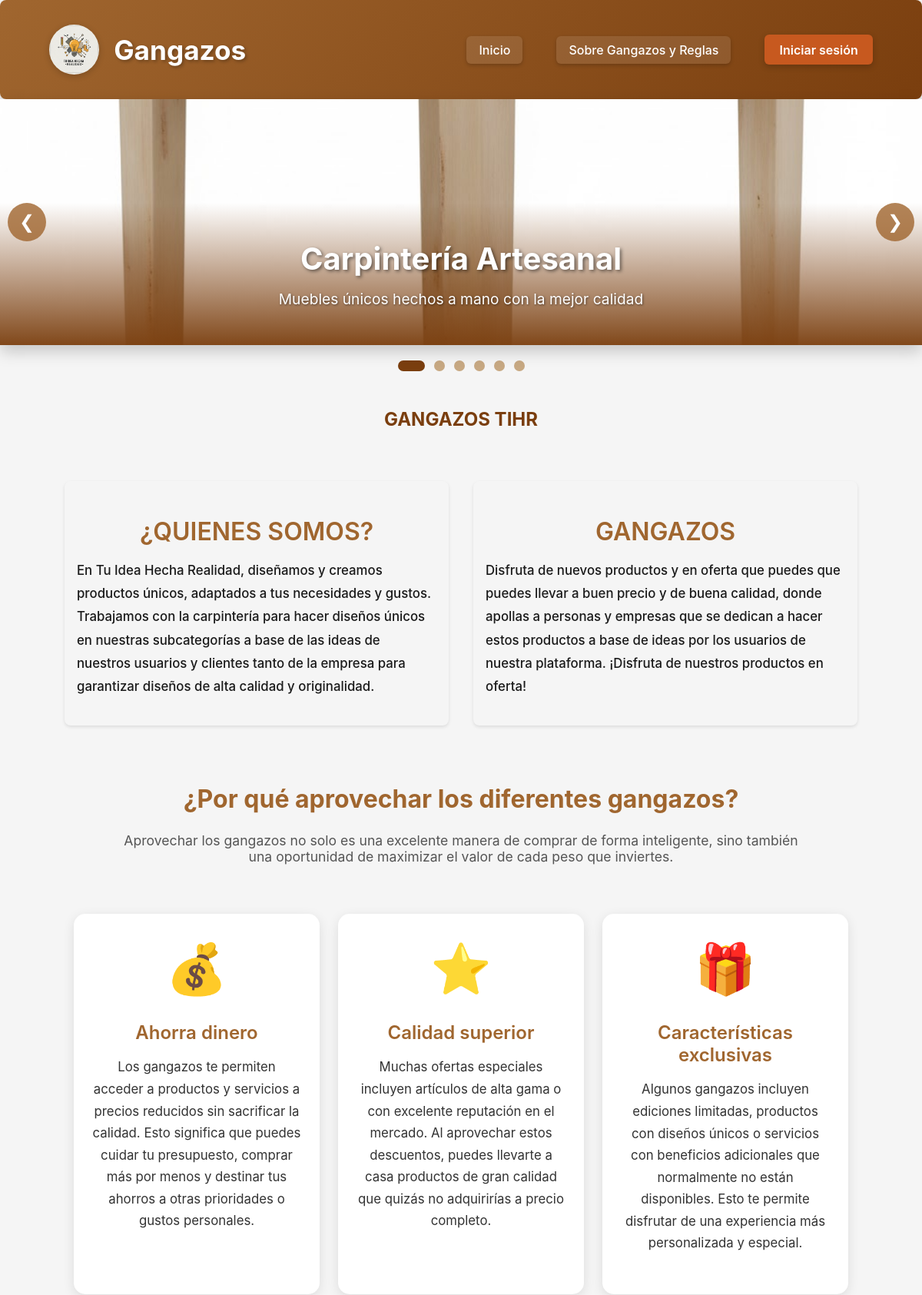
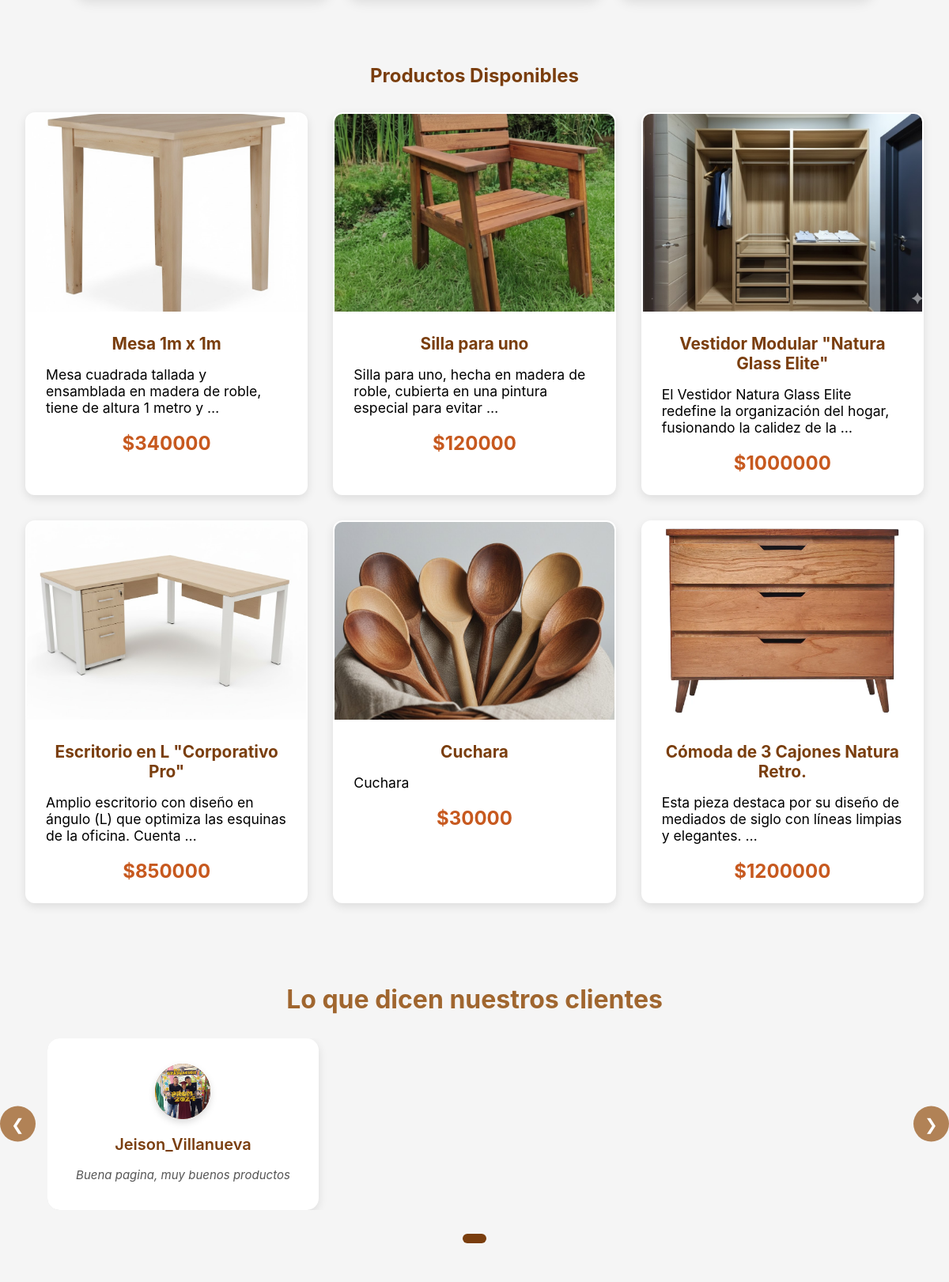
The page / (upper part) on the database its author committed (2 pictures, top to bottom).
### core/models.py (models this page shows, shortened)
class Mesas(models.Model):
    nombre1 = models.CharField(max_length=100)
    descripcion1 = models.CharField(max_length=250, default='', blank=True,null=True)
    precio1 = models.DecimalField(max_digits=10, decimal_places=2)
    imagen1 = models.ImageField(upload_to='uploads/productos/')
    cantidad_disponible = models.IntegerField(default=0)
    is_active = models.BooleanField(default=True)

class Sillas(models.Model):
    nombre2 = models.CharField(max_length=100)
    descripcion2 = models.CharField(max_length=250, default='', blank=True,null=True)
    precio2 = models.DecimalField(max_digits=10, decimal_places=2)
    imagen2 = models.ImageField(upload_to='uploads/productos/')
    cantidad_disponible = models.IntegerField(default=0)
    is_active = models.BooleanField(default=True)

class Armarios(models.Model):
    nombre3 = models.CharField(max_length=100)
    descripcion3 = models.CharField(max_length=250, default='', blank=True,null=True)
    precio3 = models.DecimalField(max_digits=10, decimal_places=2)
    imagen3 = models.ImageField(upload_to='uploads/productos/')
    cantidad_disponible = models.IntegerField(default=0)
    is_active = models.BooleanField(default=True)

class Escritorios(models.Model):
    nombre5 = models.CharField(max_length=100)
    descripcion5 = models.CharField(max_length=250, default='', blank=True,null=True)
    precio5 = models.DecimalField(max_digits=10, decimal_places=2)
    imagen5 = models.ImageField(upload_to='uploads/productos/')
    cantidad_disponible = models.IntegerField(default=0)
    is_active = models.BooleanField(default=True)

class Utensilios(models.Model):
    nombre6 = models.CharField(max_length=100)
    descripcion6 = models.CharField(max_length=250, default='', blank=True,null=True)
    precio6 = models.DecimalField(max_digits=10, decimal_places=2)
    imagen6 = models.ImageField(upload_to='uploads/productos/')
    cantidad_disponible = models.IntegerField(default=0)
    is_active = models.BooleanField(default=True)

class Cajoneras(models.Model):
    nombre4 = models.CharField(max_length=100)
    descripcion4 = models.CharField(max_length=250, default='', blank=True,null=True)
    precio4 = models.DecimalField(max_digits=10, decimal_places=2)
    imagen4 = models.ImageField(upload_to='uploads/productos/')
    cantidad_disponible = models.IntegerField(default=0)
    is_active = models.BooleanField(default=True)

class Comentario(models.Model):
    ESTADO_CHOICES = [
        ('pendiente', 'Pendiente'),
        ('aprobado', 'Aprobado'),
        ('rechazado', 'Rechazado'),
    ]
    usuario = models.ForeignKey(UserClientes, on_delete=models.CASCADE, related_name='comentarios')
    contenido = models.TextField(max_length=500)
    fecha_creacion = models.DateTimeField(auto_now_add=True)
    fecha_modificacion = models.DateTimeField(auto_now=True)
    estado = models.CharField(max_length=20, choices=ESTADO_CHOICES, default='pendiente')
    fecha_aprobacion = models.DateTimeField(null=True, blank=True)
    class Meta:
        ordering = ['-fecha_creacion']

class UserClientes(models.Model):
    usernameCliente = models.CharField(max_length=100, unique=True)
    passwordCliente = models.CharField(max_length=100)
    email = models.EmailField(max_length=100, blank=True)
    is_active = models.BooleanField(default=True)
    last_modified = models.DateTimeField(auto_now=True)
    status_changed_at = models.DateTimeField(null=True, blank=True)
    fecha_registro = models.DateTimeField(auto_now_add=True, null=True, blank=True)
    foto_perfil = models.ImageField(upload_to='uploads/perfiles/', blank=True, null=True)
    two_factor_enabled = models.BooleanField(default=False)
    two_factor_secret = models.CharField(max_length=32, blank=True, null=True)
    nombre_completo = models.CharField(max_length=200, blank=True, null=True)
    cedula = models.CharField(max_length=20, blank=True, null=True)
    telefono = models.CharField(max_length=20, blank=True, null=True, validators=[RegexValidator(r'^\d{7,15}$', 'Ingrese un número de teléfono válido (solo números, 7-15 dígitos)')])
    direccion = models.CharField(max_length=300, blank=True, null=True)
    ciudad = models.CharField(max_length=100, blank=True, null=True)
    departamento = models.CharField(max_length=100, blank=True, null=True)
    codigo_postal = models.CharField(max_length=10, blank=True, null=True)

### core/views.py (the view)
# urls.py: 2. Add a URL to urlpatterns:  path('', views.home, name='home')
def home(request):
    comentarios = Comentario.objects.annotate(
        orden_estado=Case(
            When(estado='aprobado', then=1),
            When(estado='rechazado', then=3),
            When(estado='pendiente', then=2),
            output_field=IntegerField(),
        )
    ).order_by('orden_estado', '-fecha_aprobacion', '-fecha_creacion')[:10]
    mesa_destacada = Mesas.objects.filter(is_active=True).first()
    silla_destacada = Sillas.objects.filter(is_active=True).first()
    armario_destacado = Armarios.objects.filter(is_active=True).first()
    cajonera_destacada = Cajoneras.objects.filter(is_active=True).first()
    escritorio_destacado = Escritorios.objects.filter(is_active=True).first()
    utensilio_destacado = Utensilios.objects.filter(is_active=True).first()
    context = {
        'comentarios': comentarios,
        'mesa_destacada': mesa_destacada,
        'silla_destacada': silla_destacada,
        'armario_destacado': armario_destacado,
        'cajonera_destacada': cajonera_destacada,
        'escritorio_destacado': escritorio_destacado,
        'utensilio_destacado': utensilio_destacado,
    }
    return render(request, "core/home.html", context)

### core/templates/core/home.html (shortened to what this page needs)
<!DOCTYPE html>
<html lang="es">
<head>
    {% load static %}
    <link rel="stylesheet" href="{% static 'core/css/styles.css' %}">
</head>
<body class="landing-page">
    <nav class="landing-navbar">
        <div class="landing-nav-container">
            <div class="landing-nav-logo">
                <img src="{% static 'core/img/Gemini_Generated_Image_tzay6utzay6utzay.jfif' %}" alt="Logo">
                <span>Gangazos</span>
            </div>
            <ul class="landing-nav-menu">
                <li><a href="{% url 'home' %}">Inicio</a></li>
                <li><a href="{% url 'reglas' %}">Sobre Gangazos y Reglas</a></li>
                <li><a href="{% url 'login' %}" class="btn-registro">Iniciar sesión</a></li>
            </ul>
        </div>
    </nav>
    <div class="main-content-wrapper">
    <section class="carousel-hero">
        <div class="carousel-hero-container">
            <button class="carousel-hero-btn prev-btn" onclick="moveHeroCarousel(-1)">❮</button>
            <div class="carousel-hero-wrapper">
                <div class="carousel-hero-track" id="heroTrack">
                    <div class="carousel-hero-item">
                        <img src="{% static 'core/img/Mesa.jpg' %}" alt="Mesas">
                        <div class="carousel-hero-caption">
                            <h2>Carpintería Artesanal</h2>
                            <p>Muebles únicos hechos a mano con la mejor calidad</p>
                        </div>
                    </div>
                </div>
            </div>
            <button class="carousel-hero-btn next-btn" onclick="moveHeroCarousel(1)">❯</button>
        </div>
        <div class="carousel-hero-indicators" id="heroIndicators"></div>
    </section>
    <section>
        <div>
            <h2>GANGAZOS TIHR</h2>
            <br>
        </div>
    </section>
    <section class="seccion-at">
        <div class="content-columns">
            <div class="content-column">
                <h2>¿QUIENES SOMOS?</h2>
                <p>En Tu Idea Hecha Realidad, diseñamos y creamos productos únicos, adaptados a tus necesidades y gustos. Trabajamos con la carpintería para hacer diseños únicos en nuestras subcategorías a base de las ideas de nuestros usuarios y clientes tanto de la empresa para garantizar diseños de alta calidad y originalidad.</p>
            </div>
            <div class="content-column">
                <h2>GANGAZOS</h2>
                <p>Disfruta de nuevos productos y en oferta que puedes que puedes llevar a buen precio y de buena calidad, donde apollas a personas y empresas que se dedican a hacer estos productos a base de ideas por los usuarios de nuestra plataforma. ¡Disfruta de nuestros productos en oferta!</p>
            </div>
        </div>
    </section>
    <br>
    <section class="seccion-at">
        <div style="max-width: 1400px; margin: 0 auto; padding: 0 3rem;">
            <h2 style="text-align: center;">¿Por qué aprovechar los diferentes gangazos?</h2>
            <p style="text-align: center; font-size: 1.1rem; color: #555; max-width: 900px; margin: 0 auto 2rem;">Aprovechar los gangazos no solo es una excelente manera de comprar de forma inteligente,
                sino también una oportunidad de maximizar el valor de cada peso que inviertes.</p>
        </div>
        <div class="benefits-grid">
            <div class="benefit-card">
                <span class="benefit-icon">💰</span>
                <h3>Ahorra dinero</h3>
                <p>Los gangazos te permiten acceder a productos y servicios a precios reducidos sin sacrificar la calidad.
                    Esto significa que puedes cuidar tu presupuesto, comprar más por menos y destinar tus ahorros a otras prioridades
                    o gustos personales.</p>
            </div>
            <div class="benefit-card">
                <span class="benefit-icon">⭐</span>
                <h3>Calidad superior</h3>
                <p>Muchas ofertas especiales incluyen artículos de alta gama o con excelente reputación en el mercado. Al aprovechar
                    estos descuentos, puedes llevarte a casa productos de gran calidad que quizás no adquirirías a precio completo.</p>
            </div>
            <div class="benefit-card">
                <span class="benefit-icon">🎁</span>
                <h3>Características exclusivas</h3>
                <p>Algunos gangazos incluyen ediciones limitadas, productos con diseños únicos o servicios con beneficios adicionales
                    que normalmente no están disponibles. Esto te permite disfrutar de una experiencia más personalizada y especial.</p>
            </div>
        </div>
    </section>
    <section>
        <div>
            <h2>Productos Disponibles</h2>
        </div>
        <div class="productos-disponibles-grid">
            {% if mesa_destacada %}
            <div class="producto-card">
                <img src="{{ mesa_destacada.imagen1.url }}" alt="{{ mesa_destacada.nombre1 }}">
                <div class="producto-info">
                    <h3>{{ mesa_destacada.nombre1 }}</h3>
                    <p class="producto-descripcion">{{ mesa_destacada.descripcion1|truncatewords:15 }}</p>
                    <div class="producto-precio">
                        <span class="precio-oferta">${{ mesa_destacada.precio1|floatformat:0 }}</span>
                    </div>
                </div>
            </div>
            {% endif %}
            {% if silla_destacada %}
            <div class="producto-card">
                <img src="{{ silla_destacada.imagen2.url }}" alt="{{ silla_destacada.nombre2 }}">
                <div class="producto-info">
                    <h3>{{ silla_destacada.nombre2 }}</h3>
                    <p class="producto-descripcion">{{ silla_destacada.descripcion2|truncatewords:15 }}</p>
                    <div class="producto-precio">
                        <span class="precio-oferta">${{ silla_destacada.precio2|floatformat:0 }}</span>
                    </div>
                </div>
            </div>
            {% endif %}
            {% if armario_destacado %}
            <div class="producto-card">
                <img src="{{ armario_destacado.imagen3.url }}" alt="{{ armario_destacado.nombre3 }}">
                <div class="producto-info">
                    <h3>{{ armario_destacado.nombre3 }}</h3>
                    <p class="producto-descripcion">{{ armario_destacado.descripcion3|truncatewords:15 }}</p>
                    <div class="producto-precio">
                        <span class="precio-oferta">${{ armario_destacado.precio3|floatformat:0 }}</span>
                    </div>
                </div>
            </div>
            {% endif %}
            {% if escritorio_destacado %}
            <div class="producto-card">
                <img src="{{ escritorio_destacado.imagen5.url }}" alt="{{ escritorio_destacado.nombre5 }}">
                <div class="producto-info">
                    <h3>{{ escritorio_destacado.nombre5 }}</h3>
                    <p class="producto-descripcion">{{ escritorio_destacado.descripcion5|truncatewords:15 }}</p>
                    <div class="producto-precio">
                        <span class="precio-oferta">${{ escritorio_destacado.precio5|floatformat:0 }}</span>
                    </div>
                </div>
            </div>
            {% endif %}
            {% if utensilio_destacado %}
            <div class="producto-card">
                <img src="{{ utensilio_destacado.imagen6.url }}" alt="{{ utensilio_destacado.nombre6 }}">
                <div class="producto-info">
                    <h3>{{ utensilio_destacado.nombre6 }}</h3>
                    <p class="producto-descripcion">{{ utensilio_destacado.descripcion6|truncatewords:15 }}</p>
                    <div class="producto-precio">
                        <span class="precio-oferta">${{ utensilio_destacado.precio6|floatformat:0 }}</span>
                    </div>
                </div>
            </div>
            {% endif %}
            {% if cajonera_destacada %}
            <div class="producto-card">
                <img src="{{ cajonera_destacada.imagen4.url }}" alt="{{ cajonera_destacada.nombre4 }}">
                <div class="producto-info">
                    <h3>{{ cajonera_destacada.nombre4 }}</h3>
                    <p class="producto-descripcion">{{ cajonera_destacada.descripcion4|truncatewords:15 }}</p>
                    <div class="producto-precio">
                        <span class="precio-oferta">${{ cajonera_destacada.precio4|floatformat:0 }}</span>
                    </div>
                </div>
            </div>
            {% endif %}
        </div>
    </section>
    <br>
    <section class="comments-section">
        <section class="seccion-at">
        <div class="container">
            <div class="row">
                    <h2 style="text-align: center; margin-bottom: 30px;">Lo que dicen nuestros clientes</h2>
                    <div class="carousel-comentarios-container">
                        <button class="carousel-btn prev-btn" onclick="moveComentariosCarousel(-1)">❮</button>
                        <div class="carousel-comentarios-wrapper">
                            <div class="carousel-comentarios-track" id="comentariosTrack">
                                {% for comentario in comentarios %}
                                <div class="comentario-landing-card carousel-item">
                                    <div class="comentario-landing-avatar">
                                        {% if comentario.usuario.foto_perfil %}
                                            <img src="{{ comentario.usuario.foto_perfil.url }}" alt="{{ comentario.usuario.usernameCliente }}" style="width: 100%; height: 100%; object-fit: cover; border-radius: 50%;">
                                        {% else %}
                                            {{ comentario.usuario.usernameCliente|first|upper }}
                                        {% endif %}
                                    </div>
                                    <h5 class="comentario-landing-nombre">{{ comentario.usuario.usernameCliente }}</h5>
                                    <p class="comentario-landing-texto">{{ comentario.contenido }}</p>
                                </div>
                                {% endfor %}
                            </div>
                        </div>
                        <button class="carousel-btn next-btn" onclick="moveComentariosCarousel(1)">❯</button>
                    </div>
                    <div class="carousel-indicators" id="comentariosIndicators"></div>
        </section>
    </section>
</div>
</body>
</html>

### rows shown on the page
Mesas: imagen1 (picture), nombre1 "Mesa 1m x 1m", descripcion1 "Mesa cuadrada tallada y ensamblada en madera de roble, tiene de altura 1 metro y …", precio1 "340000"
Sillas: imagen2 (picture), nombre2 "Silla para uno", descripcion2 "Silla para uno, hecha en madera de roble, cubierta en una pintura especial para evitar …", precio2 "120000"
Armarios: imagen3 (picture), nombre3 "Vestidor Modular \"Natura Glass Elite\"", descripcion3 "El Vestidor Natura Glass Elite redefine la organización del hogar, fusionando la calidez de la …", precio3 "1000000"
Escritorios: imagen5 (picture), nombre5 "Escritorio en L \"Corporativo Pro\"", descripcion5 "Amplio escritorio con diseño en ángulo (L) que optimiza las esquinas de la oficina. Cuenta …", precio5 "850000"
Utensilios: imagen6 (picture), nombre6 "Cuchara", descripcion6 "Cuchara", precio6 "30000"
Cajoneras: imagen4 (picture), nombre4 "Cómoda de 3 Cajones Natura Retro.", descripcion4 "Esta pieza destaca por su diseño de mediados de siglo con líneas limpias y elegantes. …", precio4 "1200000"
Comentario: usuario.foto_perfil (picture), usuario.usernameCliente "Jeison_Villanueva", contenido "Buena pagina, muy buenos productos"
